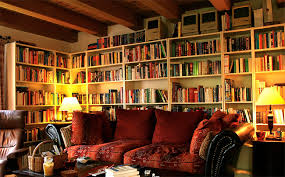
#> input picture room.jpeg, 285 x 177 px, found by its file name
$ python sift.py
#> lines starting #> are read from the running program, lines starting #| are printed output that depends on the picture
import cv2
import matplotlib.pyplot as plt
import numpy as np

img = cv2.imread('/home/krutika/Documents/Feature_Descriptors/room.jpeg')
#> img is the input picture: shape (177, 285, 3); mean B, G, R 36.4, 70.7, 114.2

gray = cv2.cvtColor(img,cv2.COLOR_BGR2GRAY)
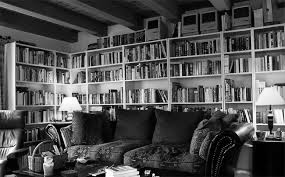
#> gray: shape (177, 285); min 0, max 255, mean 79.8

sift = cv2.xfeatures2d.SIFT_create() # create object

kp = sift.detect(gray,None) # detect the key points
#> kp = 638 keypoints; strongest (x, y, size): (142, 108, 1.8), (147, 172, 3.3), (80, 102, 2.2), (83, 66, 2)

image = cv2.drawKeypoints(gray,kp,img) # draw the keypoints on the gray image
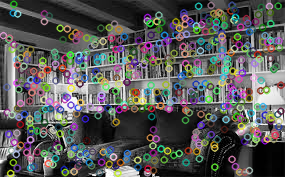
#> image: shape (177, 285, 3); mean B, G, R 88, 89, 88.5

plt.imshow(image)
plt.show()
